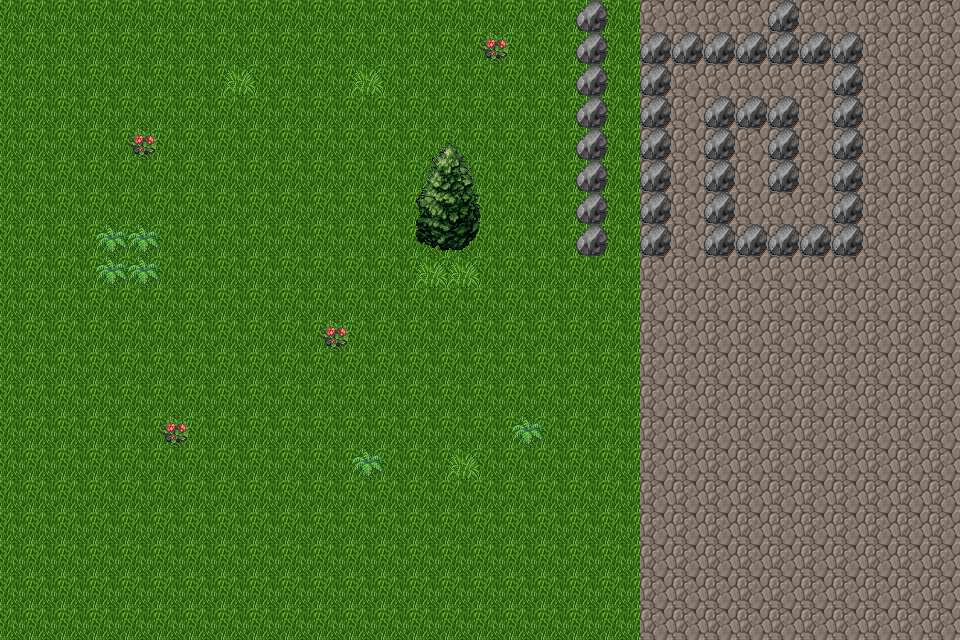

The image is a tile-based game level rendered from a .tmx file. Its description and source (layers, tilesets, objects; grid data summarised) follow:
An orthogonal 30x20 tile map with 32x32 px tiles, 3 tile layers (grass, scenery, obstructions) and 10 objects.

<map version="1.0" orientation="orthogonal" renderorder="right-down" width="30" height="20" tilewidth="32" tileheight="32">
 <tileset firstgid="1" name="mountain_landscape" tilewidth="32" tileheight="32">
  <image source="res/mountain_landscape.png" width="512" height="512" />
 </tileset>
 <layer name="grass" width="30" height="20">
  <data>[600 cells, 600 non-empty, 2 distinct tile ids]</data>
 </layer>
 <layer name="scenery" width="30" height="20">
  <data>[600 cells, 15 non-empty, 3 distinct tile ids]</data>
 </layer>
 <layer name="obstructions" width="30" height="20">
  <data>[600 cells, 48 non-empty, 9 distinct tile ids]</data>
 </layer>
 <objectgroup name="obstructions">
  <object x="416" y="192" width="64" height="64" />
  <object x="576" y="0" width="32" height="256" />
  <object x="640" y="32" width="32" height="224" />
  <object x="672" y="32" width="192" height="32" />
  <object x="832" y="64" width="32" height="192" />
  <object x="704" y="224" width="128" height="32" />
  <object x="704" y="96" width="32" height="128" />
  <object x="736" y="96" width="64" height="32" />
  <object x="768" y="128" width="32" height="64" />
  <object x="768" y="0" width="32" height="32" />
 </objectgroup>
</map>
